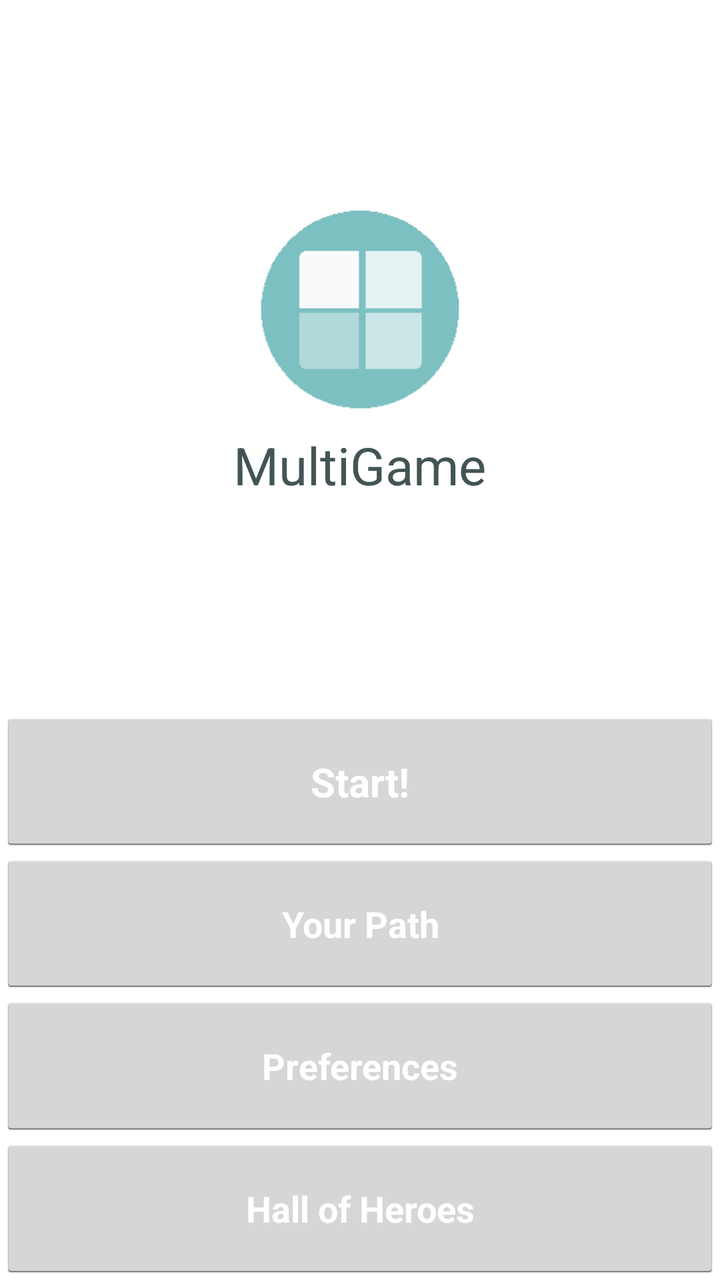
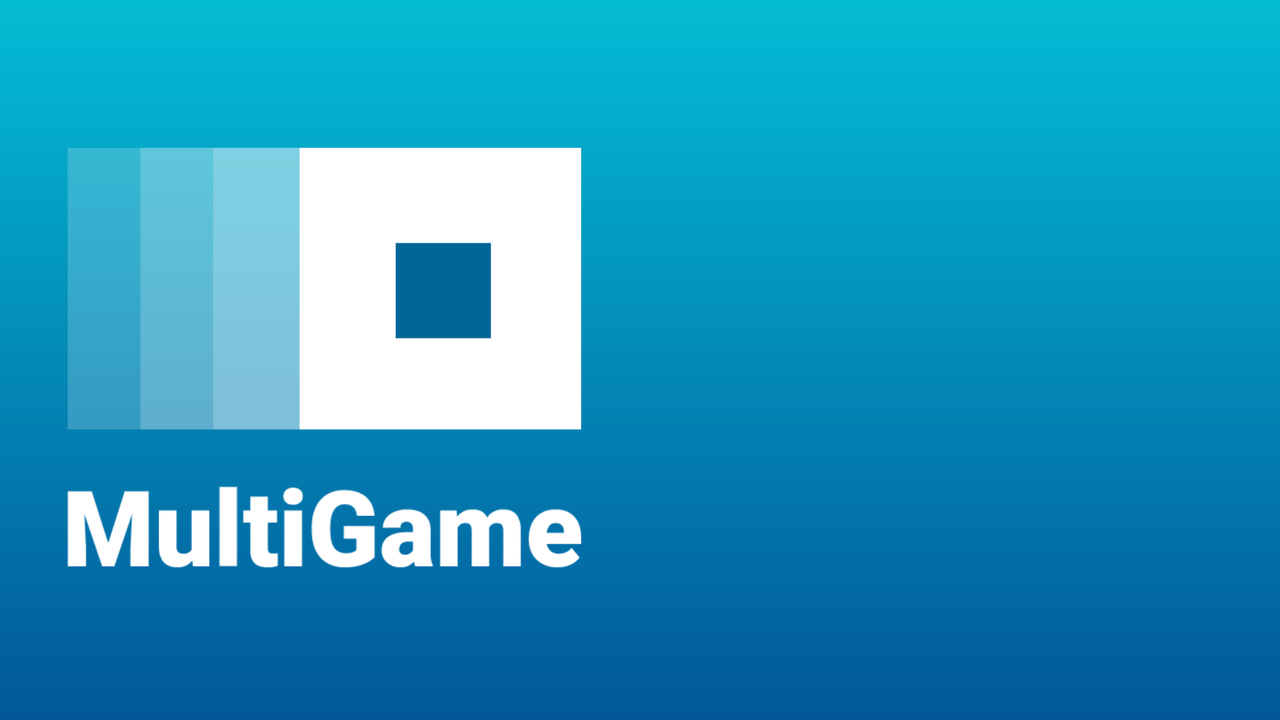

Two renders of one Android screen. The first uses the default layout on a phone; the second uses the alternative layout the repository ships for a different screen configuration, on a matching device. The two XML files are below.
<!-- AndroidManifest.xml: activity theme Multigame_style_other -->
<!-- res/layout/main_menu.xml -->
<?xml version="1.0" encoding="utf-8"?>
<LinearLayout
    xmlns:android="http://schemas.android.com/apk/res/android"
    android:layout_width="fill_parent"
    android:layout_height="fill_parent"
    android:orientation="vertical"
    android:weightSum="9">

  <LinearLayout
      android:id="@+id/widget38"
      android:layout_width="fill_parent"
      android:layout_height="0dp"
      android:layout_weight="5"
      android:gravity="center"
      android:background="#FFFFFFFF"
      android:orientation="vertical"
      >

    <ImageView
        android:id="@+id/logo"
        android:layout_width="100dp"
        android:layout_height="100dp"
        android:contentDescription="Logo"
        android:src="@drawable/logo" />

    <TextView
        android:layout_width="wrap_content"
        android:layout_height="wrap_content"
        android:layout_marginTop="10dp"
        android:text="MultiGame"
        android:textColor="#435455"
        android:textSize="@dimen/Multigame_label_size"
        />

  </LinearLayout>

  <LinearLayout
      android:layout_width="match_parent"
      android:layout_height="0dp"
      android:layout_weight="4"
      android:orientation="vertical"
      android:weightSum="4"
      >

    <Button
        android:id="@+id/mainMenu_button_start"
        android:layout_width="match_parent"
        android:layout_height="0dp"
        android:layout_weight="1"
        android:onClick="startGame"
        android:text="@string/button_game"
        android:textColor="#FFFFFF"
        android:textSize="@dimen/main_menutext_size_bigger"
        android:textStyle="bold"
        />
    

    <Button
        android:id="@+id/mainMenu_button_MGC"
        android:layout_width="match_parent"
        android:layout_height="0dp"
        android:layout_weight="1"
        android:onClick="showMGC"
        android:text="@string/button_customization_center"
        android:textColor="#FFFFFF"
        android:textSize="@dimen/main_menutext_size"
        android:textStyle="bold"
        />
    

    <Button
        android:id="@+id/mainMenu_button_preferences"
        android:layout_width="match_parent"
        android:layout_height="0dp"
        android:layout_weight="1"
        android:onClick="showPreferences"
        android:text="@string/button_preferences"
        android:textColor="#FFFFFF"
        android:textSize="@dimen/main_menutext_size"
        android:textStyle="bold"
        />
    

    <Button
        android:id="@+id/mainMenu_button_HOF"
        android:layout_width="match_parent"
        android:layout_height="0dp"
        android:layout_weight="1"
        android:onClick="showHallOfFame"
        android:text="@string/button_hall_of_fame"
        android:textColor="#FFFFFF"
        android:textSize="@dimen/main_menutext_size"
        android:textStyle="bold"
        />
    

  </LinearLayout>
</LinearLayout>
<!-- resources referenced by this layout -->
<resources>
  <dimen name="Multigame_label_size">26sp</dimen>
  <!-- from res/values-normal/ -->
  <dimen name="main_menutext_size">18sp</dimen>
  <dimen name="main_menutext_size_bigger">20sp</dimen>
  <!-- drawable logo: png bitmap (drawable-hdpi, 749 bytes) -->
  <string name="button_customization_center">Your Path</string>
  <string name="button_game">Start!</string>
  <string name="button_hall_of_fame">Hall of Heroes</string>
  <string name="button_preferences">Preferences</string>
  <!-- from res/values-v11/ -->
  <style name="Multigame_style_other" parent="@android:style/Theme.Holo.Light">
      
      <item name="android:soundEffectsEnabled">false</item>
      <item name="android:windowActionBar">false</item>
      <item name="android:windowNoTitle">true</item>
    </style>
</resources>
<!-- res/layout-land/main_menu.xml (the repository's variant of the layout above) -->
<!-- drawn on the phone turned sideways -->
<LinearLayout
    xmlns:android="http://schemas.android.com/apk/res/android"
    android:layout_width="match_parent"
    android:layout_height="match_parent"
    android:background="@drawable/xml_bg_quad"
    android:orientation="horizontal">

  <LinearLayout
      android:layout_width="0dp"
      android:layout_height="match_parent"
      android:layout_weight="1"
      android:padding="10dp"
      android:gravity="center">

    <ImageView
        android:id="@+id/logo"
        android:src="@drawable/ic_logo_land"
        android:layout_width="wrap_content"
        android:layout_height="wrap_content" />
  </LinearLayout>

  <LinearLayout
      android:orientation="vertical"
      android:layout_width="0dp"
      android:layout_height="match_parent"
      android:layout_weight="1"
      android:gravity="center_vertical">

    <TextView
        android:id="@+id/menu_start"
        style="@style/TextView.Menu"
        android:onClick="startGame"
        android:text="@string/button_game"
        android:fontFamily="sans-serif-black"
        android:textStyle="bold" />

    <TextView
        android:id="@+id/menu_customize"
        style="@style/TextView.Menu"
        android:onClick="showMGC"
        android:text="@string/button_customization_center"
        android:fontFamily="sans-serif-medium" />

    <TextView
        android:id="@+id/menu_hall_of_fame"
        style="@style/TextView.Menu"
        android:onClick="showHallOfFame"
        android:text="@string/button_hall_of_fame"
        android:fontFamily="sans-serif-light"
        />

    <TextView
        android:id="@+id/menu_preferences"
        style="@style/TextView.Menu"
        android:onClick="showPreferences"
        android:text="@string/button_preferences"
        android:fontFamily="sans-serif-thin" />

  </LinearLayout>
</LinearLayout>
<!-- resources referenced by the variant -->
<!-- as the phone turned sideways resolves them -->
<resources>
  <!-- drawable ic_logo_land: png bitmap (drawable, 24927 bytes) -->
  <!-- drawable xml_bg_quad (drawable) -->
  <?xml version="1.0" encoding="utf-8"?>
  <shape xmlns:android="http://schemas.android.com/apk/res/android"
         android:shape="rectangle">
  
      <gradient
              android:angle="270"
              android:startColor="#04BCD4"
              android:endColor="#02579A" />
  </shape>
  <string name="button_customization_center">Your Path</string>
  <string name="button_game">Start!</string>
  <string name="button_hall_of_fame">Hall of Heroes</string>
  <string name="button_preferences">Preferences</string>
  <!-- from res/values-v11/ -->
  <style name="Multigame_style_other" parent="@android:style/Theme.Holo.Light">
      
      <item name="android:soundEffectsEnabled">false</item>
      <item name="android:windowActionBar">false</item>
      <item name="android:windowNoTitle">true</item>
    </style>
</resources>
